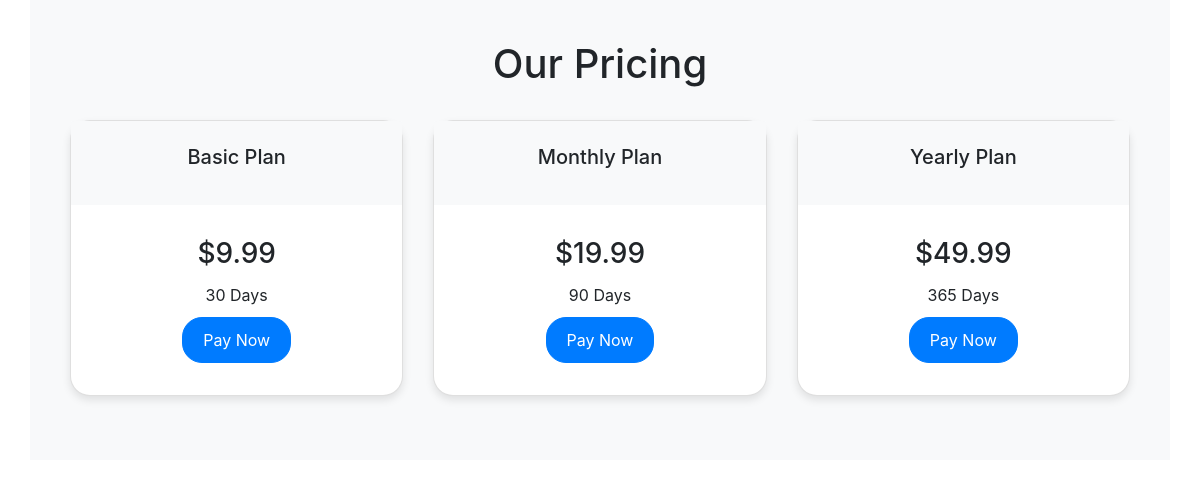
Screenshot of /payment/plans/ with the database file from the repository.
### payment/models.py (models this page shows, shortened)
class Plan(models.Model):
    name = models.CharField(max_length=50)
    stripe_plan_id = models.CharField(max_length=100, default='default_plan_id')
    price = models.DecimalField(max_digits=10, decimal_places=2,default=0.00)
    duration = models.IntegerField(default=30,help_text="Duration in days")

### payment/views.py (the view)
# urls.py: path('plans/', plan_list, name='plan_list'),
def plan_list(request):
    plans = Plan.objects.all()
    return render(request, 'payment/plan_list.html', {'plans': plans})

### templates/payment/plan_list.html (shortened to what this page needs)
<html lang="en">
<head>
    <link href="https://stackpath.bootstrapcdn.com/bootstrap/4.5.2/css/bootstrap.min.css" rel="stylesheet">
</head>
<body>
    <div class="container pricing-container">
        <div class="pricing-table">
            <h1>Our Pricing</h1>
            <div class="row">
                {% for plan in plans %}
                    <div class="col-md-4 mb-4">
                        <div class="card {% if plan.highlight %}highlight{% endif %}">
                            <div class="card-header {{ plan.highlight|yesno:'text-white,bg-light' }}">
                                <h5 class="card-title">{{ plan.name }}</h5>
                            </div>
                            <div class="card-body">
                                <h3 class="card-title">${{ plan.price }}</h3>
                                <p class="card-feature">{{ plan.duration }} Days</p>
                                <a href="{% url 'payment:payment' plan.id %}" class="btn {% if plan.highlight %}btn-light{% else %}btn-primary{% endif %}">Pay Now</a>
                            </div>
                        </div>
                    </div>
                {% endfor %}
            </div>
        </div>
    </div>
</body>
</html>

### templates/payment/plan_list.html (style rules this page uses)
.pricing-container { padding: 40px; background-color: #f8f9fa; }
.pricing-table { text-align: center; }
.pricing-table h1 { font-size: 2.5rem; margin-bottom: 2rem; }
.card { margin-top:20px border: none; border-radius: 20px; box-shadow: 0 4px 8px rgba(0, 0, 0, 0.1); transition: transform 0.3s, box-shadow 0.3s, background-color 0.3s; }
.card-header { border-bottom: none; font-size: 1.5rem; padding: 1.5rem 1rem; }
.card-body { padding: 2rem 1rem; }
.btn-primary, .btn-light { border-radius: 20px; padding: 10px 20px; }
.card-feature { margin: 10px 0; }

### rows the page displays
Plan: name "Basic Plan", price "9.99", duration "30"
Plan: name "Monthly Plan", price "19.99", duration "90"
Plan: name "Yearly Plan", price "49.99", duration "365"
